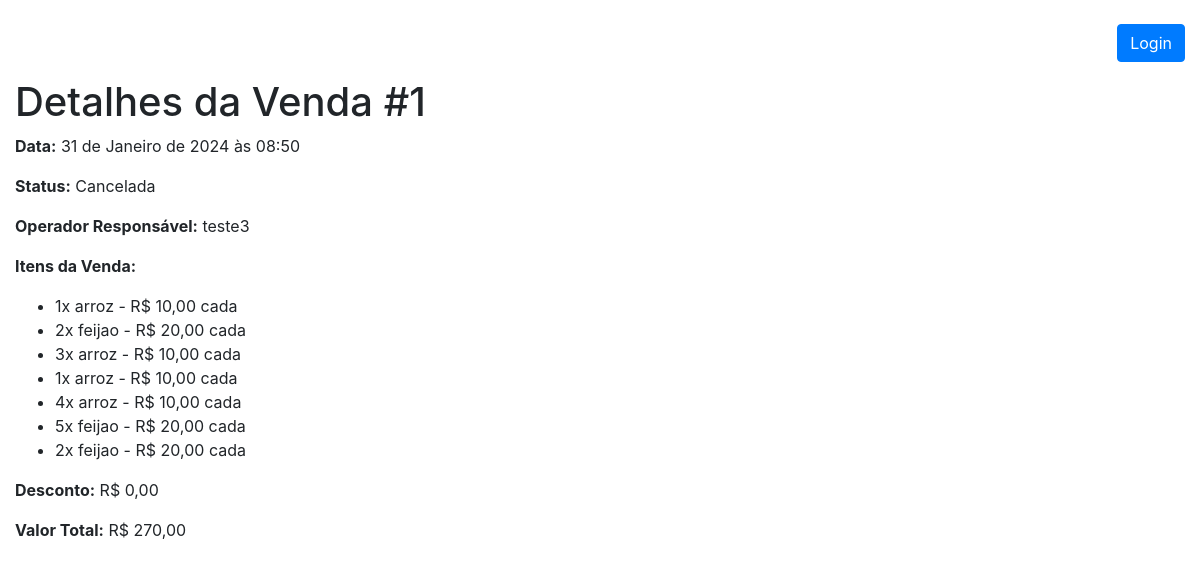
Before: /pdvweb/detalhes_venda/1/ with the older database file.
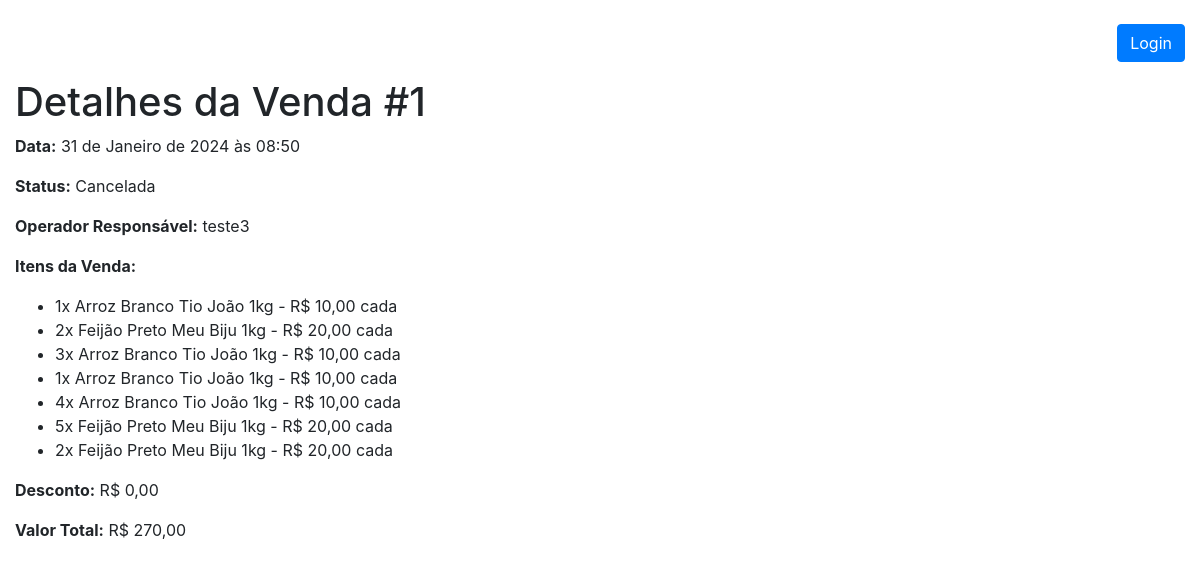
After: the same page with the newer database file.
### pdvweb/models.py (models this page shows, shortened)
class ItemVenda(models.Model):
    venda = models.ForeignKey(
        Venda, on_delete=models.CASCADE, related_name='itens_venda')
    produto = models.ForeignKey(Produto, on_delete=models.CASCADE)
    quantidade = models.PositiveIntegerField(validators=[MinValueValidator(1)])
    preco_unitario = models.DecimalField(
        max_digits=10, decimal_places=2, default=0.0)
    subtotal = models.DecimalField(
        max_digits=10, decimal_places=2, default=0.0)

class Produto(models.Model):
    nome = models.CharField(max_length=100, unique=True)
    descricao = models.TextField(blank=True, null=True)
    preco = models.DecimalField(
        max_digits=10, decimal_places=2, validators=[MinValueValidator(0)])
    categoria = models.ForeignKey(
        Categoria, on_delete=models.SET_NULL, null=True, blank=True)
    estoque = models.PositiveIntegerField(default=0)
    data_criacao = models.DateTimeField(default=timezone.now)
    vendido_por_peso = models.BooleanField(default=False)

### pdvweb/views.py (the view)
# urls.py: path('detalhes_venda/<int:venda_id>/',
def detalhes_venda(request, venda_id):
    venda = get_object_or_404(Venda, pk=venda_id)
    return render(request, 'pdvweb/detalhes_venda.html', {'venda': venda})

### pdvweb/templates/pdvweb/detalhes_venda.html
{% extends 'pdvweb/base.html' %}
{% block content %}
  <h1>Detalhes da Venda #{{ venda.id }}</h1>
  <p><strong>Data:</strong> {{ venda.data }}</p>
  <p><strong>Status:</strong> {{ venda.get_status_display }}</p>
  <p><strong>Operador Responsável:</strong> {% if venda.operador_responsavel %}{{ venda.operador_responsavel.nome }}{% else %}N/A{% endif %}</p>
  <p><strong>Itens da Venda:</strong></p>
  <ul>
    {% for item in venda.itens_venda.all %}
      <li>{{ item.quantidade }}x {{ item.produto.nome }} - R$ {{ item.preco_unitario }} cada</li>
    {% endfor %}
  </ul>
  <p><strong>Desconto:</strong> R$ {{ venda.desconto }}</p>
  <p><strong>Valor Total:</strong> R$ {{ venda.valor_total }}</p>
{% endblock %}

Changed rows visible on the page:
changed through a linked row, ItemVenda (number 1 of 7 on the later page): produto.nome "arroz" → "Arroz Branco Tio João 1kg"
changed through a linked row, ItemVenda (number 2 of 7 on the later page): produto.nome "feijao" → "Feijão Preto Meu Biju 1kg"
changed through a linked row, ItemVenda (number 3 of 7 on the later page): produto.nome "arroz" → "Arroz Branco Tio João 1kg"
changed through a linked row, ItemVenda (number 4 of 7 on the later page): produto.nome "arroz" → "Arroz Branco Tio João 1kg"
changed through a linked row, ItemVenda (number 5 of 7 on the later page): produto.nome "arroz" → "Arroz Branco Tio João 1kg"
changed through a linked row, ItemVenda (number 6 of 7 on the later page): produto.nome "feijao" → "Feijão Preto Meu Biju 1kg"
changed through a linked row, ItemVenda (number 7 of 7 on the later page): produto.nome "feijao" → "Feijão Preto Meu Biju 1kg"
